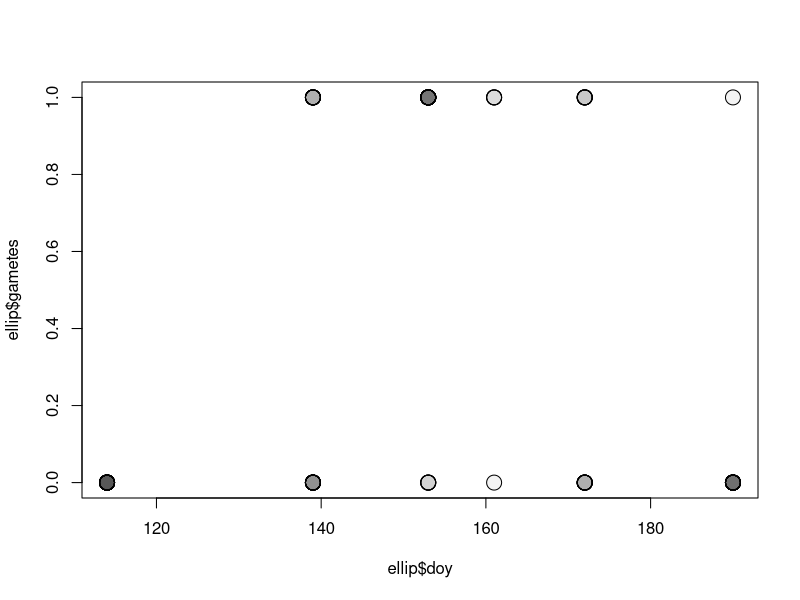

Source code (R):
# Front-end needs -----
# . Package load -----
library(lubridate)
library(geosphere)
library(lme4)
library(dplyr)

# Data manipulation -----
# Read in the data
  ellip = read.csv('elliptioData.csv')
  head(ellip)
  
# Change the date format to something 
# we can use 
  ellip$date = as.Date(
    as.character(
      ellip$date
      ),
    format = "%m/%d/%Y"
    )

# Add column for day of year
  ellip$doy = yday(ellip$date)

# Square the doy
  ellip$doy2 = ellip$doy^2
    
# Standardize doy and doy2
  ellip$sdoy = as.vector(scale(ellip$doy))
  ellip$sdoy2 = as.vector(scale(ellip$doy2))
  
# Remove missing observations for gametes
  ellip = ellip[!is.na(ellip$gametes), ]
  
# Make a new data frame with just females
  #ellip = ellip[ellip$sex=='f', ]
  
# Data analysis -----
# Fit a model to describe changes in Elliptio gamete
# expression as a function of date with a random
# effect on the intercept for individual
  pmod = glmer(formula = gametes~sdoy+sdoy2+(1|tag),
               data=ellip,
               family = 'binomial'
               )
  summary(pmod)
  
# Model predictions -----
library(merTools)

# Make a sequence of new doy
  ndoy = seq(-3,
             15,
             by=.1)

# Make a sequence of new doy2
  ndoy2 = rep(0, length(ndoy))#seq(-3,
             # 15,
             # by=.1)  
    
# Make a new set of tags from the data
  ntag = 999#unique(ellip$tag)
  
# Make a df that contains lengths
# and a label for population
  newd = data.frame(
    tag = rep(ntag, length(ndoy)),
    sdoy = rep(ndoy, length(unique(ntag))),
    sdoy2 = rep(ndoy2, length(unique(ntag)))    
  )

# Simulate predictions from the relationship
# stored in the model fit using our new data
  PI <- predictInterval(merMod = pmod, newdata = newd, 
                        level = 0.95, n.sims = 100,
                        stat = "median", type="linear.prediction"
                        )
  
  apply(PI, 2, function(x) {exp(x)/(1+exp(x))})
  
  
# # Calculate percent gravid by month for raw data comparison
plot(x=ellip$doy, y=ellip$gametes,pch=21,bg=rgb(.1,.1,.1,.05),cex=2)
  check <- ellip %>% group_by(sdoy) %>%
         mutate(per=paste0(round(gametes/sum(gametes), 2), "%")) %>%
         ungroup
# 
# # Plot the raw data for the population of interest, i
#   plot(10,10,
#        ylim = c(0,1), xlim = c(-3,3), pch=21, bg='gray87',
#        cex=1, xlab='Day of year', ylab='Gravid'
#        )
# 
# # Predict new values for mass from lens
#   masses = effs$pop[i,1] + effs$pop[i,2]*lens
# # Add lines to the plot
#   lines(newd$length, PI$fit, lty=1, lwd=2, col='blue') # Mean
#   lines(newd$length, PI$upr, lty=1, lwd=2, col='red')  # Upper CI
#   lines(newd$length, PI$lwr, lty=1, lwd=2, col='red')  # Lower CI
#   
#   
  
  
   
